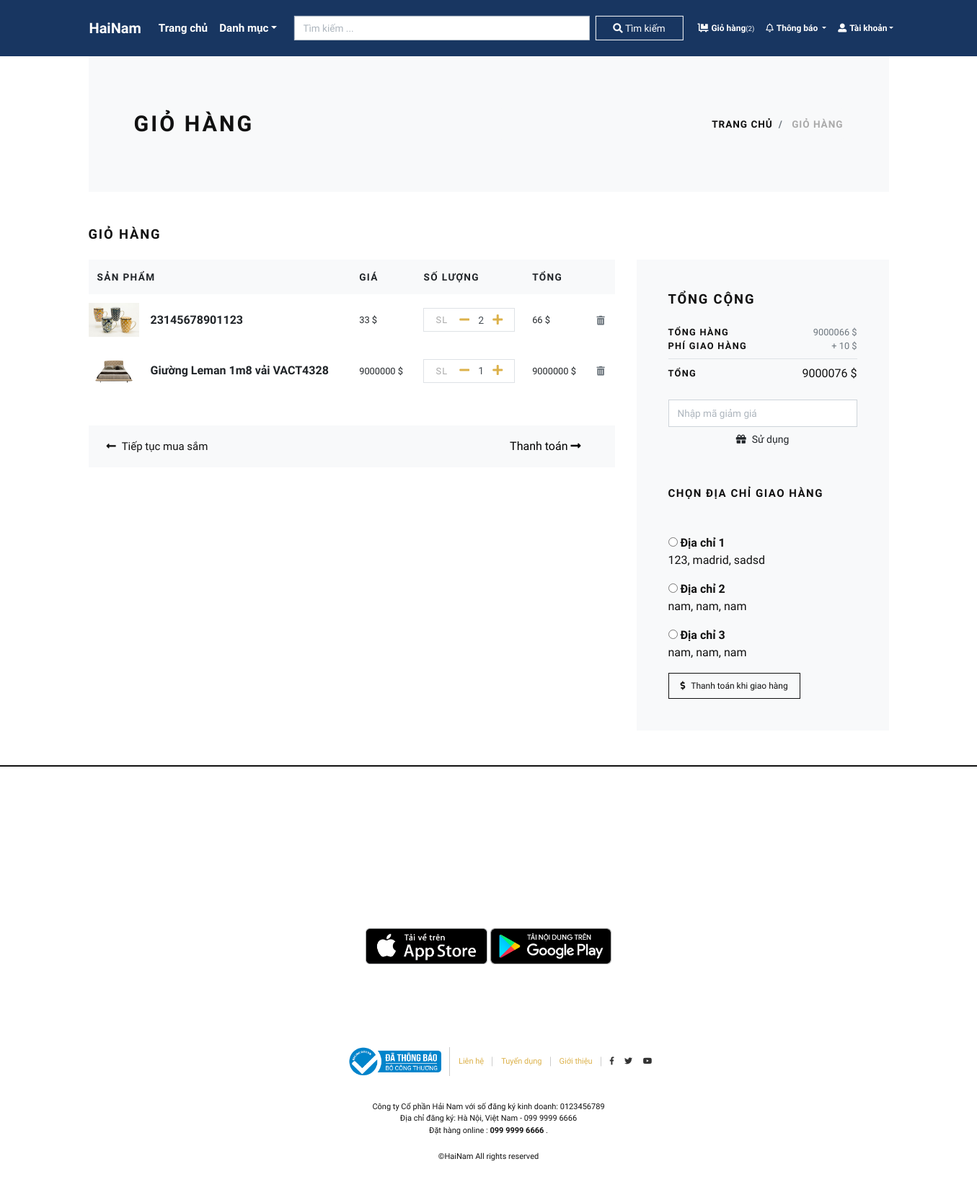
The page /cart/ (signed in) on the database its author committed.
### store/models.py (models this page shows, shortened)
class Cart(models.Model):
    user = models.ForeignKey(User, verbose_name="tên người dùng", on_delete=models.CASCADE)
    product = models.ForeignKey(Product, verbose_name="sản phẩm", on_delete=models.CASCADE)
    quantity = models.PositiveIntegerField(default=1, verbose_name="Số lượng")
    created_at = models.DateTimeField(auto_now_add=True, verbose_name="Thời gian tạo")
    updated_at = models.DateTimeField(auto_now=True, verbose_name="Cập nhật")
    @property
    def total_price(self):
        return self.quantity * self.product.price

class Product(models.Model):
    title = models.CharField(max_length=150, verbose_name="Tên sản phẩm")
    slug = models.SlugField(max_length=160, verbose_name="Slug sản phẩm")
    sku = models.CharField(max_length=255, unique=True, verbose_name="Mã sản phẩm")
    short_description = models.TextField(verbose_name="Miêu tả ngắn")
    detail_description = models.TextField(blank=True, null=True, verbose_name="Miêu tả chi tiết")
    product_image = models.ImageField(upload_to='product', blank=True, null=True, verbose_name="Hình ảnh sản phẩm")
    price = models.DecimalField(max_digits=10, decimal_places=2,verbose_name="Giá")
    category = models.ForeignKey(Category, verbose_name="Danh mục sản phẩm", on_delete=models.CASCADE)
    is_active = models.BooleanField(verbose_name="Có hoạt động?")
    is_featured = models.BooleanField(verbose_name="Có đề xuất?")
    created_at = models.DateTimeField(auto_now_add=True, verbose_name="Thời gian tạo")
    updated_at = models.DateTimeField(auto_now=True, verbose_name="Cập nhật")
    count = models.IntegerField(default=0)
    likes = models.PositiveIntegerField(default=0)
    user_likes = models.ManyToManyField(User)
    class Meta:
        verbose_name_plural = 'Products'
        ordering = ('-created_at', )

class Address(models.Model):
    user = models.ForeignKey(User, verbose_name="Tên người dùng", on_delete=models.CASCADE)
    locality = models.CharField(max_length=150, verbose_name="Địa chỉ cụ thể")
    city = models.CharField(max_length=150, verbose_name="Quận/Huyện")
    state = models.CharField(max_length=150, verbose_name="Thành Phố/Tỉnh")

### store/views.py (the view, shortened to what this page needs)
# urls.py: path('cart/', views.cart, name="cart"),
@login_required
def cart(request):
    user = request.user
    cart_products = Cart.objects.filter(user=user)
    amount = decimal.Decimal(0)
    shipping_amount = 10
    cp = [p for p in Cart.objects.all() if p.user==user]
    if cp:
        for p in cp:
            temp_amount = (p.quantity * p.product.price)
            amount += temp_amount
    addresses = Address.objects.filter(user=user)
    code = request.GET.get('voucher')
    print(code)
    boolean_check = False
    context = {
        'cart_products': cart_products,
        'amount': amount,
        'shipping_amount': shipping_amount,
        'total_amount': amount + shipping_amount,
        'addresses': addresses,
    }
    return render(request, 'store/cart.html', context)

### store/context_preprocessors.py (called while the page is built)
def store_menu(request):
    categories = Category.objects.filter(is_active=True)
    context = {
        'categories_menu': categories,
    }
    return context

def notification_list(request):
    if request.user.is_authenticated:
        user = request.user
        notification = Notification.objects.filter(user=user)
        t=1
        if len(notification)==0: t=0
        if len(notification)>=6:
            result = reversed(list(notification[len(notification)-6:len(notification)]))
            res = result
        else:
            res=reversed(list(notification))
        context = {
            'notification_list': res,
            'length' :t,
        }
    else:
        context = {
        }
    return context

def cart_menu(request):
    if request.user.is_authenticated:
        cart_items= Cart.objects.filter(user=request.user)
        context = {
            'cart_items': cart_items,
        }
    else:
        context = {}
    return context

### templates/store/cart.html (shortened to what this page needs)
{% extends 'base.html' %} {% load static %} {% load humanize %} {% block content%}
<div class="container">
  <section class="py-5 bg-light">
    <div class="container">
      <div class="row px-4 px-lg-5 py-lg-4 align-items-center">
        <div class="col-lg-6">
          <h1 class="h2 text-uppercase mb-0">Giỏ hàng</h1>
        </div>
        <div class="col-lg-6 text-lg-right">
          <nav aria-label="breadcrumb">
            <ol class="breadcrumb justify-content-lg-end mb-0 px-0">
              <li class="breadcrumb-item">
                <a href="{% url 'store:home' %}">Trang chủ</a>
              </li>
              <li class="breadcrumb-item active" aria-current="page">
                Giỏ hàng
              </li>
            </ol>
          </nav>
        </div>
      </div>
    </div>
  </section>
  {% if cart_products %}
  <section class="py-5">
    <h2 class="h5 text-uppercase mb-4">Giỏ hàng</h2>
    <div class="row">
      <div class="col-lg-8 mb-4 mb-lg-0">
        <div class="table-responsive mb-4">
          <table class="table">
            <thead class="bg-light">
              <tr>
                <th class="border-0" scope="col">
                  <strong class="text-small text-uppercase">Sản phẩm</strong>
                </th>
                <th class="border-0" scope="col">
                  <strong class="text-small text-uppercase">Giá</strong>
                </th>
                <th class="border-0" scope="col">
                  <strong class="text-small text-uppercase">Số lượng</strong>
                </th>
                <th class="border-0" scope="col">
                  <strong class="text-small text-uppercase">Tổng</strong>
                </th>
                <th class="border-0" scope="col"></th>
              </tr>
            </thead>
            <tbody>
              {% for cart_product in cart_products %}
              <tr>
                <th class="pl-0 border-0" scope="row">
                  <div class="media align-items-center">
                    {% if cart_product.product.product_image %}
                    <a
                      class="reset-anchor d-block animsition-link"
                      href="{% url 'store:product-detail' cart_product.product.slug %}"
                      ><img
                        src="{{cart_product.product.product_image.url}}"
                        alt="{{cart_product.product.title}}"
                        width="70"
                    /></a>
                    {% endif %}
                    <div class="media-body ml-3">
                      <strong class="h6"
                        ><a
                          class="reset-anchor animsition-link"
                          href="{% url 'store:product-detail' cart_product.product.slug %}"
                          >{{cart_product.product.title}}</a
                        ></strong
                      >
                    </div>
                  </div>
                </th>
                <td class="align-middle border-0">
                  <p class="mb-0 small">
                    {{cart_product.product.price|floatformat:0}} $
                  </p>
                </td>
                <td class="align-middle border-0">
                  <div
                    class="border d-flex align-items-center justify-content-between px-3"
                  >
                    <span
                      class="small text-uppercase text-gray headings-font-family"
                      >SL
                    </span>
                    <div class="quantity">
                      <a
                        href="{% url 'store:minus-cart' cart_product.id %}"
                        class="dec-btn p-0 ml-2"
                        ><i class="fas fa-minus"></i
                      ></a>
                      <input
                        class="form-control form-control-sm border-0 shadow-0 p-0"
                        type="text"
                        value="{{cart_product.quantity}}"
                      />
                      <a
                        href="{% url 'store:plus-cart' cart_product.id %}"
                        class="inc-btn p-0"
                        ><i class="fas fa-plus"></i
                      ></a>
                    </div>
                  </div>
                </td>
                <td class="align-middle border-0">
                  <p class="mb-0 small">
                    {{cart_product.total_price|floatformat:0}} $
                  </p>
                </td>
                <td class="align-middle border-0">
                  <a
                    class="reset-anchor"
                    href="{% url 'store:remove-cart' cart_product.id %}"
                    ><i class="fas fa-trash-alt small text-muted"></i
                  ></a>
                </td>
              </tr>
              {% endfor %}
            </tbody>
          </table>
        </div>
        <div class="bg-light px-4 py-3">
          <div class="row align-items-center text-center">
            <div class="col-md-6 mb-3 mb-md-0 text-md-left">
              <a
                style="font-size: 15px"
                class="btn btn-link p-0 text-dark btn-sm"
                href="{% url 'store:home' %}"
                ><i class="fas fa-long-arrow-alt-left mr-2"> </i>Tiếp tục mua
                sắm</a
              >
            </div>
            <div class="col-md-6 text-md-right">
              <form action="{% url 'store:checkout-test' %}" id="myform">
                <button
                  style="border: none"
                  type="submit"
                  class="col-md-6 text-md-right bg-light"
                  style="font-size: 12px"
                  type="submit"
                >
                  Thanh toán <i class="fas fa-long-arrow-alt-right mr-2"></i>
                </button>
              </form>
            </div>
          </div>
        </div>
      </div>
      <div class="col-lg-4">
        <div class="card border-0 rounded-0 p-lg-4 bg-light">
          <div class="card-body">
            <h5 class="text-uppercase mb-4">Tổng cộng</h5>
            <ul class="list-unstyled mb-0">
              <li class="d-flex align-items-center justify-content-between">
                <strong class="text-uppercase small font-weight-bold"
                  >Tổng hàng</strong
                ><span class="text-muted small"
                  >{{amount|floatformat:0}} $</span
                >
              </li>
              <li class="d-flex align-items-center justify-content-between">
                <strong class="text-uppercase small font-weight-bold"
                  >Phí giao hàng</strong
                ><span class="text-muted small">+ {{shipping_amount}} $</span>
              </li>
              <li class="border-bottom my-2"></li>
              <li
                class="d-flex align-items-center justify-content-between mb-4"
              >
                <strong class="text-uppercase small font-weight-bold"
                  >Tổng</strong
                ><span>{{total_amount|floatformat:0}} $</span>
              </li>
              <li>
                <form action="#">
                  <div class="form-group mb-0">
                    <input
                      class="form-control"
                      type="text"
                      placeholder="Nhập mã giảm giá"
                      name="voucher"
                    />
                    <button
                      class="btn btn-white btn-sm btn-block"
                      type="submit"
                    >
                      <i class="fas fa-gift mr-2"></i>Sử dụng
                    </button>
                  </div>
                </form>
              </li>
            </ul>
            <h5 class="text-uppercase my-5" style="font-size: 15px">
              Chọn địa chỉ giao hàng
            </h5>
            <form action="{% url 'store:checkout' %}" id="myform">
              {% if addresses %} {% for address in addresses %}
              <div class="mb-3">
                <input
                  type="radio"
                  name="address"
                  style="font-size: 10px"
                  value="{{address.id}}"
                />
                <strong>Địa chỉ {{forloop.counter}}</strong> <br />
                {{address.locality}}, {{address.city}}, {{address.state}}
              </div>
              {% endfor %} {%if addresses|length > 0 %}
              <button
                type="submit"
                class="btn btn-dark btn-lg btn-outline-dark"
                style="font-size: 12px"
                type="submit"
              >
                <i class="fas fa-dollar-sign mr-2"></i>Thanh toán khi giao hàng
              </button>
              {% endif %} {% endif %}
            </form>
          </div>
        </div>
      </div>
    </div>
  </section>
  {% endif %}
</div>
{% endblock content %}

### hainamshop/static/css/style.default.css (style rules this page uses)
.text-small { font-size: 0.85rem !important; }
.text-gray { color: #aaa !important; }
strong { font-weight: 700; }
.quantity { display: -ms-flexbox; display: flex; -ms-flex-align: center; align-items: center; font-family: inherit; }
.quantity input { width: 2rem; text-align: center; }
.text-uppercase { text-transform: uppercase; letter-spacing: 0.1em; }
.border { border: 1px solid #dee2e6 !important; }
.shadow-0 { box-shadow: none !important; }
.reset-anchor { color: inherit; transition: all 0.3s; }
.headings-font-family { font-family: inherit !important; }
.btn { font-weight: 400; border: 1px solid transparent; font-family: inherit; padding: 0.375rem 1.5rem; font-size: 1rem; line-height: 1.5; border-radius: 0; transition: color 0.15s ease-in-out, background-color 0.15s ease-in-out, border-color 0.15s ease-in-out, box-shadow 0.15s ease-in-out; }
.btn-link { font-weight: 400; color: none; }
.btn-dark { color: #fff; background-color: #111111; border-color: #111111; }
.btn-outline-dark { color: #111111; background-color: transparent; background-image: none; border-color: #111111; }
.btn-lg { padding: 0.5rem 1rem; font-size: 1.25rem; line-height: 1.5; border-radius: 0; }
.btn-sm { padding: 0.375rem 0.75rem; font-size: 0.875rem; line-height: 1.5; border-radius: 0; }
body { font-family: "Libre Franklin", sans-serif; font-size: 1rem; font-weight: 400; line-height: 1.5; color: #111111; background-color: #fff; }
a { color: #dcb14a; text-decoration: none; }
h1, h2, h3, h4, h5, h6, .h1, .h2, .h3, .h4, .h5, .h6 { margin-bottom: 0.5rem; font-family: inherit; font-weight: 900; line-height: 1.2; color: inherit; }
h1, .h1 { font-size: 2.2rem; }
h2, .h2 { font-size: 1.9rem; }
h5, .h5 { font-size: 1.15rem; }
h6, .h6 { font-size: 1rem; }
small, .small { font-size: 80%; font-weight: 400; }
.bg-light { background-color: #f8f9fa !important; }
.text-dark { color: #111111 !important; }
.form-control { padding: 0.375rem 0.75rem; font-size: 1rem; line-height: 1.5; color: #495057; background-color: #fff; border: 1px solid #ced4da; border-radius: 0; transition: border-color 0.15s ease-in-out, box-shadow 0.15s ease-in-out; }
.form-control::placeholder { color: #adb5bd; font-size: 0.85rem; font-weight: 400; }
.form-control-sm { padding: 0.25rem 0.5rem; font-size: 0.875rem; line-height: 1.5; border-radius: 0; }
.card { background-color: #fff; border: 1px solid rgba(17, 17, 17, 0.125); border-radius: 0; }
.card-body { padding: 1.25rem; }
.breadcrumb { background: #f8f9fa; }
.breadcrumb-item { font-size: 0.85rem; text-transform: uppercase; letter-spacing: 0.07em; font-weight: 900; color: #111111; }
.breadcrumb-item a { color: inherit; transition: all 0.3s; }
.breadcrumb-item.active { color: #aaa; }

### rows shown on the page
Cart: product.product_image (picture), product "23145678901123", product.price "33", quantity "2", total_price "66"
Cart: product.product_image (picture), product "Giường Leman 1m8 vải VACT4328", product.price "9000000", quantity "1", total_price "9000000"
Address: locality "123", city "madrid", state "sadsd"
Address: locality "nam", city "nam", state "nam"
Address: locality "nam", city "nam", state "nam"

### other values the page prints
{{ cart_items.count }} "2"
{{ amount|floatformat:0 }} "9000066"
{{ shipping_amount }} "10"
{{ total_amount|floatformat:0 }} "9000076"
